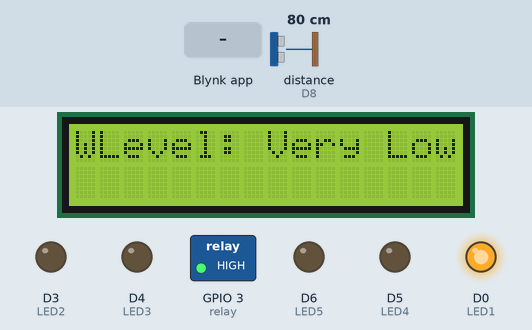
Simulated run of this sketch. Board: ESP8266 (NodeMCU). On the bench: 16×2 character LCD, switched loads named in the sketch (green lamp = pin HIGH), output pins drawn as LEDs (lit = HIGH). Wiring (inferred from the names in the program): ultrasonic range finder: trigger D7; echo D8. The inputs (shaded band) are chosen by the test bench; at power-on: distance to the obstacle (sensor on D8) 80 cm. The echo pulse lasts 58.3 µs per cm; WiFi joins after 1.5 s; servers stay silent unless stated; pins used as bus, display or sensor lines are not drawn.

Above: at 7.0 s.
7.1 s: distance to the obstacle (sensor on D8) set to 16 cm
8.6 s: distance to the obstacle (sensor on D8) set to 13 cm
At 9.9 s:
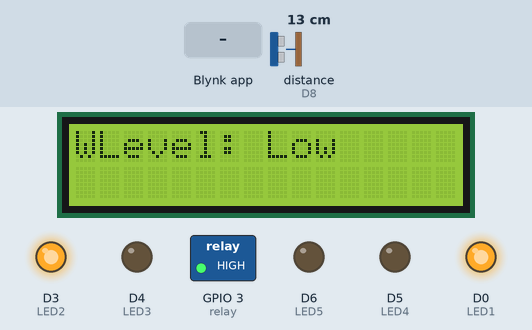
10.2 s: Blynk app writes 1 to V1
At 11.4 s:
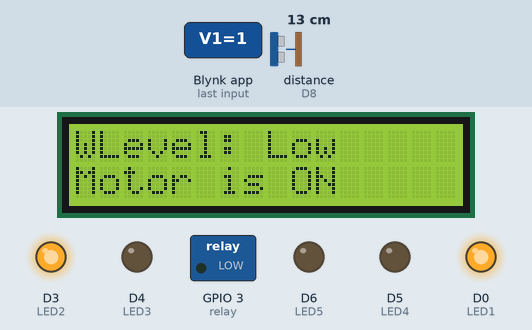
11.7 s: distance to the obstacle (sensor on D8) set to 2 cm
At 12.4 s:
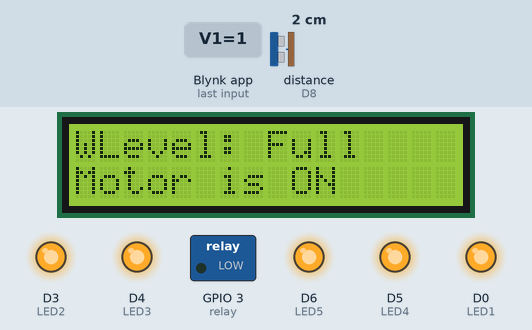
13.3 s: Blynk app writes 0 to V1
At 14.0 s:
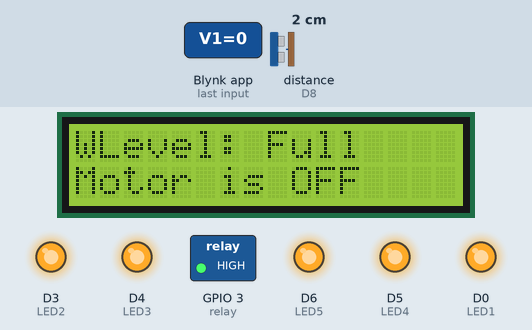
14.8 s: distance to the obstacle (sensor on D8) set to 7 cm
16.3 s: distance to the obstacle (sensor on D8) set to 10 cm
At 17.1 s:
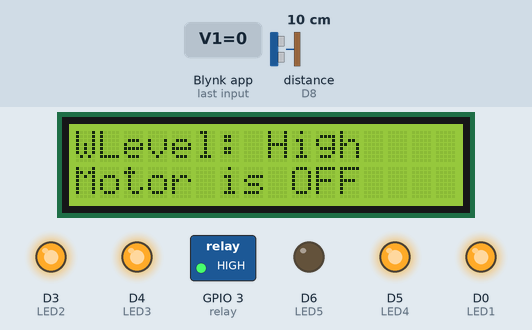
Timing chart, 0 to 18.9 s (numbered marks = the images above; inputs shaded):
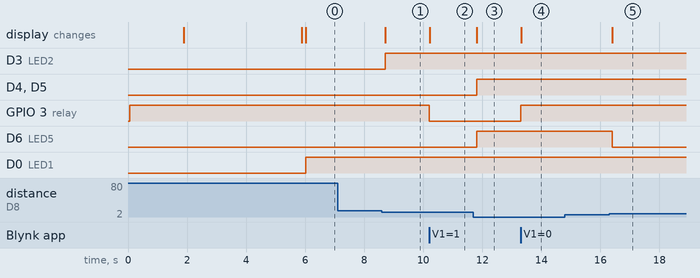

Measured:
- the behaviour switches between 15 and 14 cm on distance to the obstacle (sensor on D8) (found by bisection; images 0 and 1)
- the behaviour switches between 8 and 9 cm on distance to the obstacle (sensor on D8) (found by bisection; images 4 and 5)
- after the input at 7.1 s, every drawn part: stays the same
- after the input at 8.6 s, D3 (LED2): LOW → HIGH after 0.11 s; the display: changes after 0.11 s (image 1)
- after the input at 10.2 s, GPIO 3 (relay): HIGH → LOW at once; the display: changes at once (image 2)
- after the input at 11.7 s, D4 (LED3), D6 (LED5), D5 (LED4): LOW → HIGH after 0.11 s; the display: changes after 0.11 s (image 3)
- after the input at 13.3 s, GPIO 3 (relay): LOW → HIGH at once; the display: changes at once (image 4)
- after the input at 14.8 s, every drawn part: stays the same
- after the input at 16.3 s, D6 (LED5): HIGH → LOW after 0.11 s; the display: changes after 0.11 s (image 5)

The sketch:

waterlevel.ino
```cpp
//


#include <Wire.h>

#include <LiquidCrystal_I2C.h>
#define BLYNK_PRINT Serial
#include <ESP8266WiFi.h>
#include <BlynkSimpleEsp8266.h>

//Initialize the LCD display
LiquidCrystal_I2C lcd(0x27, 16, 2);

#define BLYNK_TEMPLATE_ID "TMPL3mNG6P_u8"
#define BLYNK_TEMPLATE_NAME "water level monitoring system"
#define BLYNK_AUTH_TOKEN "NsOB_lLTQzGWhenkaDNmyhgUHTCtKGvS"

char auth[] = "NsOB_lLTQzGWhenkaDNmyhgUHTCtKGvS";//Enter your Auth token
char ssid[] = "Jimmy";  // Enter your Wifi Username
char pass[] = "6366113723"; //Enter your WIFI password

BlynkTimer timer;

// Define the component pins
#define trig D7
#define echo D8
#define LED1 D0
#define LED2 D3
#define LED3 D4
#define LED4 D5
#define LED5 D6
#define relay 3

//Enter your tank max value(CM)
int MaxLevel = 20;

int Level1 = (MaxLevel * 75) / 100;
int Level2 = (MaxLevel * 65) / 100;
int Level3 = (MaxLevel * 55) / 100;
int Level4 = (MaxLevel * 45) / 100;
int Level5 = (MaxLevel * 35) / 100;


void setup() {
  Serial.begin(9600);
  lcd.init();
  lcd.backlight();
  pinMode(trig, OUTPUT);
  pinMode(echo, INPUT);
  pinMode(LED1, OUTPUT);
  pinMode(LED2, OUTPUT);
  pinMode(LED3, OUTPUT);
  pinMode(LED4, OUTPUT);
  pinMode(LED5, OUTPUT);
  pinMode(relay, OUTPUT);
  digitalWrite(relay, HIGH);
  Blynk.begin(auth, ssid, pass, "blynk.cloud", 80);

  lcd.setCursor(0, 0);
  lcd.print("Water level");
  lcd.setCursor(4, 1);
  lcd.print("Monitoring");
  delay(4000);
  lcd.clear();

  //Call the functions
  timer.setInterval(100L, ultrasonic);


}

//Get the ultrasonic sensor values
void ultrasonic() {
  digitalWrite(trig, LOW);
  delayMicroseconds(4);
  digitalWrite(trig, HIGH);
  delayMicroseconds(10);
  digitalWrite(trig, LOW);
  long t = pulseIn(echo, HIGH);
  int distance = t / 29 / 2;

  int blynkDistance = (distance - MaxLevel) * -1;
  if (distance <= MaxLevel) {
    Blynk.virtualWrite(V0, blynkDistance);
  } else {
    Blynk.virtualWrite(V0, 0);
  }
  lcd.setCursor(0, 0);
  lcd.print("WLevel:");

  if (Level1 <= distance) {
    lcd.setCursor(8, 0);
    lcd.print("Very Low");
    digitalWrite(LED1, HIGH);
    digitalWrite(LED2, LOW);
    digitalWrite(LED3, LOW);
    digitalWrite(LED4, LOW);
    digitalWrite(LED5, LOW);
  } else if (Level2 <= distance && Level1 > distance) {
    lcd.setCursor(8, 0);
    lcd.print("Low");
    lcd.print("      ");
    digitalWrite(LED1, HIGH);
    digitalWrite(LED2, HIGH);
    digitalWrite(LED3, LOW);
    digitalWrite(LED4, LOW);
    digitalWrite(LED5, LOW);
  } else if (Level3 <= distance && Level2 > distance) {
    lcd.setCursor(8, 0);
    lcd.print("Medium");
    lcd.print("      ");
    digitalWrite(LED1, HIGH);
    digitalWrite(LED2, HIGH);
    digitalWrite(LED3, HIGH);
    digitalWrite(LED4, LOW);
    digitalWrite(LED5, LOW);
  } else if (Level4 <= distance && Level3 > distance) {
    lcd.setCursor(8, 0);
    lcd.print("High");
    lcd.print("      ");
    digitalWrite(LED1, HIGH);
    digitalWrite(LED2, HIGH);
    digitalWrite(LED3, HIGH);
    digitalWrite(LED4, HIGH);
    digitalWrite(LED5, LOW);
  } else if (Level5 >= distance) {
    lcd.setCursor(8, 0);
    lcd.print("Full");
    lcd.print("      ");
    digitalWrite(LED1, HIGH);
    digitalWrite(LED2, HIGH);
    digitalWrite(LED3, HIGH);
    digitalWrite(LED4, HIGH);
    digitalWrite(LED5, HIGH);
  }
}

//Get the button value
BLYNK_WRITE(V1) {
  bool Relay = param.asInt();
  if (Relay == 1) {
    digitalWrite(relay, LOW);
    lcd.setCursor(0, 1);
    lcd.print("Motor is ON ");
  } else {
    digitalWrite(relay, HIGH);
    lcd.setCursor(0, 1);
    lcd.print("Motor is OFF");
  }
}

void loop() {
  Blynk.run();//Run the Blynk library
  timer.run();//Run the Blynk timer
}


// #include <Wire.h>

// #include <LiquidCrystal_I2C.h>
// #define BLYNK_PRINT Serial
// #include <ESP8266WiFi.h>
// #include <BlynkSimpleEsp8266.h>

// //Initialize the LCD display
// LiquidCrystal_I2C lcd(0x27, 16, 2);

// #define BLYNK_TEMPLATE_ID "TMPL3mNG6P_u8"
// #define BLYNK_TEMPLATE_NAME "water level monitoring system"
// #define BLYNK_AUTH_TOKEN "NsOB_lLTQzGWhenkaDNmyhgUHTCtKGvS"

// char auth[] = "NsOB_lLTQzGWhenkaDNmyhgUHTCtKGvS";//Enter your Auth token
// char ssid[] = "Jimmy";  // Enter your Wifi Username
// char pass[] = "6366113723"; //Enter your WIFI password

// BlynkTimer timer;

// // Define the component pins
// #define trig D7
// #define echo D8

// #define relay 3

// //Enter your tank max value(CM)
// int MaxLevel = 20;

// int Level1 = (MaxLevel * 75) / 100;
// int Level2 = (MaxLevel * 65) / 100;
// int Level3 = (MaxLevel * 55) / 100;
// int Level4 = (MaxLevel * 45) / 100;
// int Level5 = (MaxLevel * 35) / 100;


// void setup() {
//   Serial.begin(9600);
//   lcd.init();
//   lcd.backlight();
//   pinMode(trig, OUTPUT);
//   pinMode(echo, INPUT);

//   pinMode(relay, OUTPUT);
//   digitalWrite(relay, HIGH);
//   Blynk.begin(auth, ssid, pass, "blynk.cloud", 80);

//   lcd.setCursor(0, 0);
//   lcd.print("Water level");
//   lcd.setCursor(4, 1);
//   lcd.print("Monitoring");
//   delay(4000);
//   lcd.clear();

//   //Call the functions
//   timer.setInterval(100L, ultrasonic);


// }

// //Get the ultrasonic sensor values
// void ultrasonic() {
//   digitalWrite(trig, LOW);
//   delayMicroseconds(4);
//   digitalWrite(trig, HIGH);
//   delayMicroseconds(10);
//   digitalWrite(trig, LOW);
//   long t = pulseIn(echo, HIGH);
//   int distance = t / 29 / 2;

//   int blynkDistance = (distance - MaxLevel) * -1;
//   if (distance <= MaxLevel) {
//     Blynk.virtualWrite(V0, blynkDistance);
//   } else {
//     Blynk.virtualWrite(V0, 0);
//   }
//   lcd.setCursor(0, 0);
//   lcd.print("WLevel:");

//   if (Level1 <= distance) {
//     lcd.setCursor(8, 0);
//     lcd.print("Very Low");

//   } else if (Level2 <= distance && Level1 > distance) {
//     lcd.setCursor(8, 0);
//     lcd.print("Low");
//     lcd.print("      ");

//   } else if (Level3 <= distance && Level2 > distance) {
//     lcd.setCursor(8, 0);
//     lcd.print("Medium");
//     lcd.print("      ");

//   } else if (Level4 <= distance && Level3 > distance) {
//     lcd.setCursor(8, 0);
//     lcd.print("High");
//     lcd.print("      ");

//   } else if (Level5 >= distance) {
//     lcd.setCursor(8, 0);
//     lcd.print("Full");
//     lcd.print("      ");

//   }
// }

// //Get the button value
// BLYNK_WRITE(V1) {
//   bool Relay = param.asInt();
//   if (Relay == 1) {
//     digitalWrite(relay, LOW);
//     lcd.setCursor(0, 1);
//     lcd.print("Motor is ON ");
//   } else {
//     digitalWrite(relay, HIGH);
//     lcd.setCursor(0, 1);
//     lcd.print("Motor is OFF");
//   }
// }

// void loop() {
//   Blynk.run();//Run the Blynk library
//   timer.run();//Run the Blynk timer
// }
```
